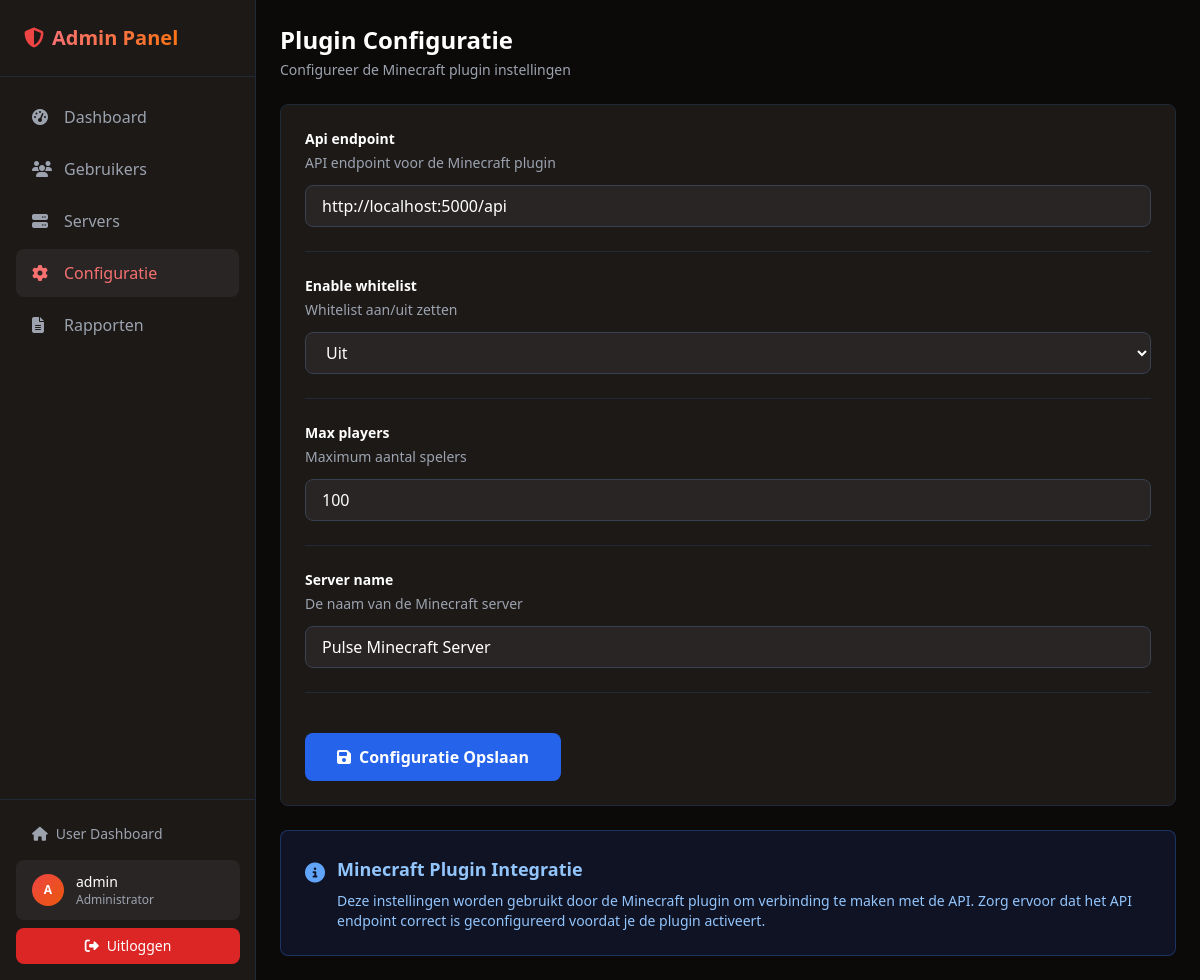
The app's page /admin/plugin-config (signed in) with its own data.
### tables this page shows
CREATE TABLE IF NOT EXISTS users (
    id INT AUTO_INCREMENT PRIMARY KEY,
    username VARCHAR(50) UNIQUE NOT NULL,
    email VARCHAR(100) UNIQUE NOT NULL,
    password VARCHAR(255) NOT NULL,
    role ENUM('admin', 'user') DEFAULT 'user',
    created_at TIMESTAMP DEFAULT CURRENT_TIMESTAMP,
    updated_at TIMESTAMP DEFAULT CURRENT_TIMESTAMP ON UPDATE CURRENT_TIMESTAMP
);

CREATE TABLE IF NOT EXISTS plugin_configs (
    id INT AUTO_INCREMENT PRIMARY KEY,
    config_key VARCHAR(100) UNIQUE NOT NULL,
    config_value TEXT,
    description TEXT,
    created_at TIMESTAMP DEFAULT CURRENT_TIMESTAMP,
    updated_at TIMESTAMP DEFAULT CURRENT_TIMESTAMP ON UPDATE CURRENT_TIMESTAMP
);

### src/Controllers/Admin/PluginConfigController.php (called while the page is built, shortened)
<?php
class PluginConfigController
{
    public function index(): void
    {
        $user = Auth::user();
        $db = Database::getInstance();
        $configs = $db->query('SELECT * FROM plugin_configs ORDER BY config_key')->fetchAll();
        require __DIR__ . '/../../Views/admin/plugin-config/index.php';
    }
}

### index.php (called while the page is built, shortened)
<?php
$router = new Router();
$router->dispatch();

### src/Core/Auth.php (called while the page is built, shortened)
<?php
class Auth
{
    public static function check(): bool
    {
        return isset($_SESSION['user_id']);
    }
    public static function user(): ?array
    {
        $db = Database::getInstance();
        $stmt = $db->query(
            'SELECT id, username, email, role, created_at FROM users WHERE id = ?',
            [$_SESSION['user_id']]
        );
        return $stmt->fetch() ?: null;
    }
}

### src/Core/Database.php (called while the page is built, shortened)
<?php
class Database
{
    private static ?Database $instance = null;
    private PDO $connection;
    private function __construct()
    {
        $config = require __DIR__ . '/../../config/database.php';
        try {
            $dsn = sprintf(
                'mysql:host=%s;dbname=%s;charset=%s',
                $config['host'],
                $config['database'],
                $config['charset']
            );
            $this->connection = new PDO(
                $dsn,
                $config['username'],
                $config['password'],
                $config['options']
            );
        } catch (PDOException $e) {
            die('Database connection failed: ' . $e->getMessage());
        }
    }
    public static function getInstance(): Database
    {
        if (self::$instance === null) {
            self::$instance = new self();
        }
        return self::$instance;
    }
    public function query(string $sql, array $params = []): \PDOStatement
    {
        $stmt = $this->connection->prepare($sql);
        $stmt->execute($params);
        return $stmt;
    }
}

### config/database.php (called while the page is built)
<?php
return [
    'host' => getenv('DB_HOST') ?: 'localhost',
    'database' => getenv('DB_NAME') ?: 'pulse_dash',
    'username' => getenv('DB_USER') ?: 'root',
    'password' => getenv('DB_PASS') ?: '',
    'charset' => 'utf8mb4',
    'options' => [
        PDO::ATTR_ERRMODE => PDO::ERRMODE_EXCEPTION,
        PDO::ATTR_DEFAULT_FETCH_MODE => PDO::FETCH_ASSOC,
        PDO::ATTR_EMULATE_PREPARES => false,
    ]
];

### src/Views/admin/plugin-config/index.php (the view, shortened to what this page needs)
<?php
require_once __DIR__ . '/../includes/header.php';
require_once __DIR__ . '/../includes/sidebar.php';
?>
<div class="flex-1 flex flex-col overflow-hidden">
    <div class="flex-1 overflow-y-auto">
        <div class="p-6 max-w-5xl">
        <div class="mb-6">
            <h2 class="text-2xl font-bold text-white">Plugin Configuratie</h2>
            <p class="text-gray-400 mt-1 text-sm">Configureer de Minecraft plugin instellingen</p>
        </div>
        <div class="bg-dark-100 border border-gray-800 rounded-lg p-6">
            <form method="POST" action="/admin/plugin-config" class="space-y-6">
                <?php foreach ($configs as $config): ?>
                <div class="border-b border-gray-800 pb-6 last:border-b-0 last:pb-0">
                    <div class="flex items-start justify-between">
                        <div class="flex-1">
                            <label class="block text-sm font-bold text-white mb-1">
                                <?= htmlspecialchars(ucfirst(str_replace('_', ' ', $config['config_key']))) ?>
                            </label>
                            <?php if ($config['description']): ?>
                            <p class="text-sm text-gray-400 mb-3">
                                <?= htmlspecialchars($config['description']) ?>
                            </p>
                            <?php endif; ?>
                            <?php if (in_array($config['config_key'], ['enable_whitelist'])): ?>
                                <select
                                    name="config_<?= $config['id'] ?>"
                                    class="w-full px-4 py-2 bg-dark-200 border border-gray-700 rounded-lg text-white focus:ring-2 focus:ring-blue-500 focus:border-transparent"
                                >
                                    <option value="false" <?= $config['config_value'] === 'false' ? 'selected' : '' ?>>Uit</option>
                                </select>
                            <?php else: ?>
                                <input
                                    type="text"
                                    name="config_<?= $config['id'] ?>"
                                    value="<?= htmlspecialchars($config['config_value']) ?>"
                                    class="w-full px-4 py-2 bg-dark-200 border border-gray-700 rounded-lg text-white focus:ring-2 focus:ring-blue-500 focus:border-transparent"
                                >
                            <?php endif; ?>
                        </div>
                    </div>
                </div>
                <?php endforeach; ?>
                <div class="pt-4">
                    <button
                        type="submit"
                        class="bg-blue-600 hover:bg-blue-700 text-white px-8 py-3 rounded-lg font-semibold transition"
                    >
                        <i class="fas fa-save mr-2"></i>Configuratie Opslaan
                    </button>
                </div>
            </form>
        </div>
        <div class="mt-6 bg-blue-900/20 border border-blue-500/30 rounded-lg p-6">
            <div class="flex items-start">
                <i class="fas fa-info-circle text-blue-400 text-xl mt-1 mr-3"></i>
                <div>
                    <h4 class="text-lg font-semibold text-blue-300 mb-2">Minecraft Plugin Integratie</h4>
                    <p class="text-blue-300 text-sm">
                        Deze instellingen worden gebruikt door de Minecraft plugin om verbinding te maken met de API.
                        Zorg ervoor dat het API endpoint correct is geconfigureerd voordat je de plugin activeert.
                    </p>
                </div>
            </div>
        </div>
        </div>
    </div>
</div>
<?php require_once __DIR__ . '/../includes/footer.php'; ?>

### src/Core/Router.php (shortened to what this page needs)
<?php
class Router
{
    private array $routes = [];
    private function addRoute(string $method, string $path, callable|array $handler): void
    {
        $this->routes[] = [
            'method' => $method,
            'path' => $path,
            'handler' => $handler
        ];
    }
    public function dispatch(): void
    {
        $requestMethod = $_SERVER['REQUEST_METHOD'];
        $requestUri = parse_url($_SERVER['REQUEST_URI'], PHP_URL_PATH);
        foreach ($this->routes as $route) {
            if ($route['method'] === $requestMethod && $this->matchPath($route['path'], $requestUri, $params)) {
                $this->executeHandler($route['handler'], $params);
                return;
            }
        }
    }
    private function matchPath(string $routePath, string $requestUri, &$params = []): bool
    {
        $pattern = preg_replace('/\{([^}]+)\}/', '(?P<$1>[^/]+)', $routePath);
        $pattern = '#^' . $pattern . '$#';
        if (preg_match($pattern, $requestUri, $matches)) {
            return true;
        }
        return false;
    }
    private function executeHandler(callable|array $handler, array $params): void
    {
        if (is_array($handler)) {
            [$controller, $method] = $handler;
            $controllerInstance = new $controller();
            call_user_func_array([$controllerInstance, $method], $params);
        } else {
            call_user_func_array($handler, $params);
        }
    }
}

### src/Views/admin/includes/header.php (shortened to what this page needs)
<!DOCTYPE html>
<html lang="nl" class="dark">
<head>
    <script src="https://cdn.tailwindcss.com"></script>
    <link rel="stylesheet" href="https://cdnjs.cloudflare.com/ajax/libs/font-awesome/6.4.0/css/all.min.css">
</head>
<body class="bg-dark-50 text-gray-100">
    <div class="flex h-screen overflow-hidden">

### src/Views/admin/includes/sidebar.php
<aside class="w-64 bg-dark-100 border-r border-gray-800 flex-shrink-0">
    <div class="p-6 border-b border-gray-800">
        <h1 class="text-xl font-bold flex items-center">
            <i class="fas fa-shield-alt mr-2 text-red-500"></i>
            <span class="bg-gradient-to-r from-red-400 to-orange-500 bg-clip-text text-transparent">Admin Panel</span>
        </h1>
    </div>
    <nav class="p-4 space-y-1">
        <a href="/admin" class="flex items-center px-4 py-3 <?= $_SERVER['REQUEST_URI'] == '/admin' ? 'bg-dark-200 text-red-400' : 'text-gray-400 hover:bg-dark-200 hover:text-white' ?> rounded-lg transition">
            <i class="fas fa-tachometer-alt mr-3 w-5"></i>Dashboard
        </a>
        <a href="/admin/users" class="flex items-center px-4 py-3 <?= strpos($_SERVER['REQUEST_URI'], '/admin/users') !== false ? 'bg-dark-200 text-red-400' : 'text-gray-400 hover:bg-dark-200 hover:text-white' ?> rounded-lg transition">
            <i class="fas fa-users mr-3 w-5"></i>Gebruikers
        </a>
        <a href="/admin/servers" class="flex items-center px-4 py-3 <?= strpos($_SERVER['REQUEST_URI'], '/admin/servers') !== false ? 'bg-dark-200 text-red-400' : 'text-gray-400 hover:bg-dark-200 hover:text-white' ?> rounded-lg transition">
            <i class="fas fa-server mr-3 w-5"></i>Servers
        </a>
        <a href="/admin/plugin-config" class="flex items-center px-4 py-3 <?= strpos($_SERVER['REQUEST_URI'], '/admin/plugin-config') !== false ? 'bg-dark-200 text-red-400' : 'text-gray-400 hover:bg-dark-200 hover:text-white' ?> rounded-lg transition">
            <i class="fas fa-cog mr-3 w-5"></i>Configuratie
        </a>
        <a href="/admin/reports" class="flex items-center px-4 py-3 <?= strpos($_SERVER['REQUEST_URI'], '/admin/reports') !== false ? 'bg-dark-200 text-red-400' : 'text-gray-400 hover:bg-dark-200 hover:text-white' ?> rounded-lg transition">
            <i class="fas fa-file-alt mr-3 w-5"></i>Rapporten
        </a>
    </nav>
    <div class="absolute bottom-0 w-64 p-4 border-t border-gray-800">
        <a href="/" class="flex items-center px-4 py-2 text-gray-400 hover:text-white text-sm transition">
            <i class="fas fa-home mr-2"></i>User Dashboard
        </a>
        <div class="flex items-center px-4 py-3 bg-dark-200 rounded-lg mt-2">
            <div class="w-8 h-8 rounded-full bg-gradient-to-br from-red-500 to-orange-600 flex items-center justify-center text-white text-xs font-bold mr-3">
                <?= strtoupper(substr($user['username'], 0, 1)) ?>
            </div>
            <div class="flex-1">
                <p class="text-white text-sm font-medium"><?= htmlspecialchars($user['username']) ?></p>
                <p class="text-gray-400 text-xs">Administrator</p>
            </div>
        </div>
        <a href="/logout" class="flex items-center justify-center px-4 py-2 mt-2 bg-red-600 hover:bg-red-700 text-white rounded-lg text-sm font-medium transition">
            <i class="fas fa-sign-out-alt mr-2"></i>Uitloggen
        </a>
    </div>
</aside>

### src/Views/admin/includes/footer.php
    </div>
</body>
</html>

### records on screen
users: username "A", username "admin"
plugin_configs: config_key "Api endpoint", description "API endpoint voor de Minecraft plugin", config_value "http://localhost:5000/api"
plugin_configs: config_key "Enable whitelist", description "Whitelist aan/uit zetten", config_value+id "Uit"
plugin_configs: config_key "Max players", description "Maximum aantal spelers", config_value "100"
plugin_configs: config_key "Server name", description "De naam van de Minecraft server", config_value "Pulse Minecraft Server"
